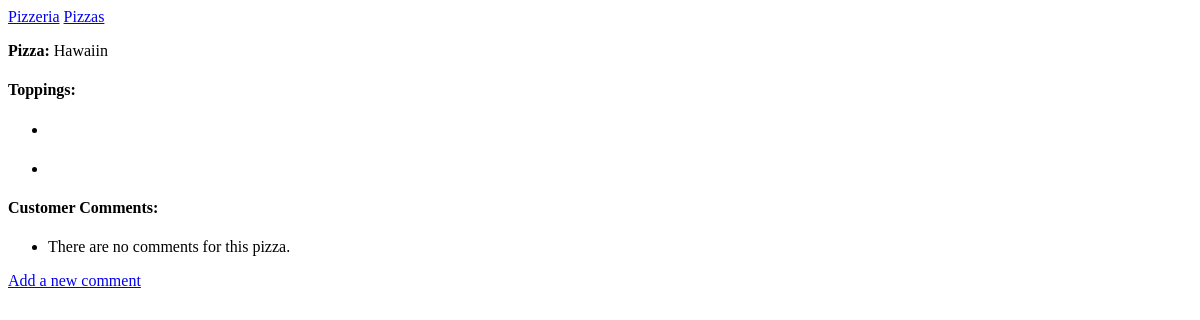
The page /pizza/2/ on the database as committed earlier.
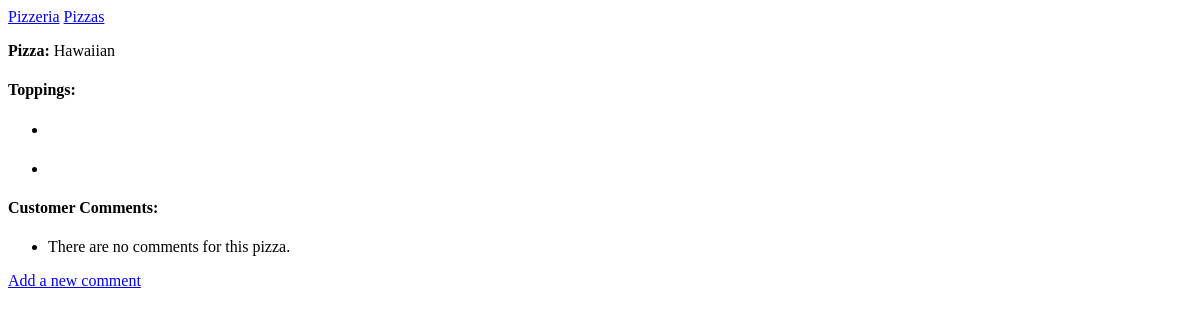
The same page on the database as committed later.
### MainApp/models.py (models this page shows)
class Pizza(models.Model):
    text = models.CharField(max_length = 200)
    date_added = models.DateTimeField(auto_now_add=True)
    def __str__(self):
        return self.text #on the web page this shows us the actual text OF the object so it's important

### MainApp/views.py (the view)
# urls.py: path('pizza/<int:pizza_id>/', views.pizza, name='pizza'),
def pizza(request,pizza_id):
    pizza = Pizza.objects.get(id=pizza_id)
    toppings = pizza.topping_set.all()
    context = {'pizza':pizza, 'toppings': toppings}
    return render(request, 'MainApp/pizza.html', context)

### MainApp/templates/mainapp/pizza.html (shortened to what this page needs)
{% extends 'MainApp/base.html' %}
{% block content %}
<p><strong>Pizza:</strong>  {{ pizza }}</p>
<h4> Toppings:</h4>
<ul>
    {% for topping in toppings %}
    <li>
    </li>
    {% empty%}
    <li> There are no toppings on this pizza.</li>
    {% endfor %}
</ul>
<h4>Customer Comments:</h4>
<ul>
    {% for comment in comments %}
    <li>
        <p>{{ comment.text }} </p>
    </li>
    {% empty %}
    <li> There are no comments for this pizza. </li>
</ul>
<p>
    <a href="{% url 'MainApp:new_comment' pizza.id %}"> Add a new comment</a>
</p>
{% endfor %}
{% endblock content %}

### MainApp/templates/mainapp/base.html
<p>
    <a href="{% url 'MainApp:index' %}">Pizzeria</a>
    <a href="{% url 'MainApp:pizzas' %}">Pizzas</a>
</p>
{% block content %}
{% endblock content %}

Rows that differ between the two databases and show on the page:
changed Pizza: text "Hawaiin" → "Hawaiian"
